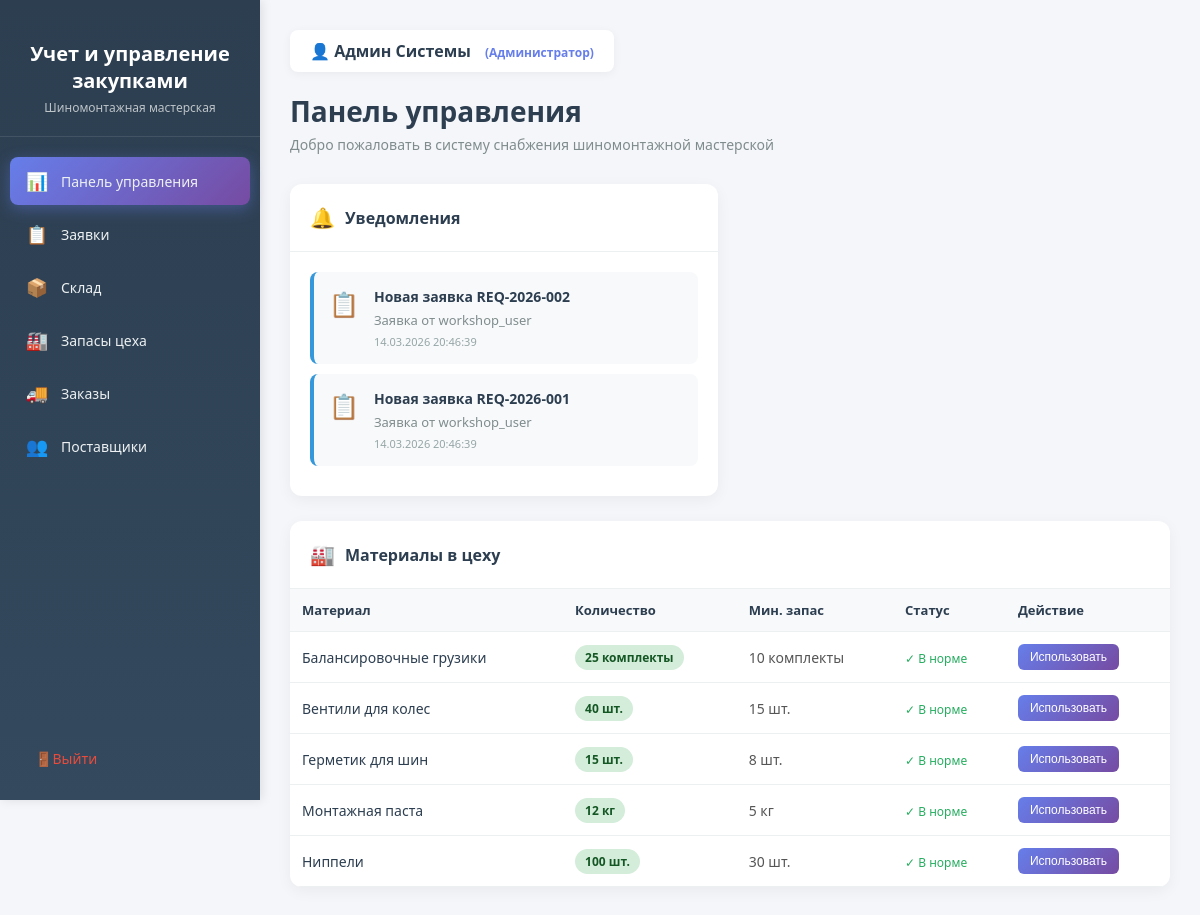
The page / (signed in) on the database its author committed.
### procurement/models.py (models this page shows, shortened)
class PurchaseRequest(models.Model):
    STATUS_CHOICES = [
        ('draft', 'Черновик'),
        ('pending', 'На согласовании'),
        ('approved', 'Согласована'),
        ('rejected', 'Отклонена'),
        ('ordered', 'Заказана'),
    ]
    ROLE_CHOICES = [
        ('workshop', 'Сотрудник цеха'),
        ('warehouse', 'Кладовщик'),
    ]
    request_number = models.CharField(max_length=20, unique=True, verbose_name="Номер заявки")
    requester = models.ForeignKey(
        User,
        on_delete=models.SET_NULL,
        null=True,
        related_name='requests',
        verbose_name="Заявитель"
    )
    requester_role = models.CharField(
        max_length=20,
        choices=ROLE_CHOICES,
        default='workshop',
        verbose_name="Роль заявителя"
    )
    status = models.CharField(
        max_length=20,
        choices=STATUS_CHOICES,
        default='draft',
        verbose_name="Статус"
    )
    items = models.ManyToManyField('Product', through='RequestItem', verbose_name="Товары")
    total_amount = models.DecimalField(
        max_digits=12,
        decimal_places=2,
        default=0,
        verbose_name="Общая сумма"
    )
    comment = models.TextField(blank=True, verbose_name="Комментарий")
    created_at = models.DateTimeField(auto_now_add=True, verbose_name="Дата создания")
    updated_at = models.DateTimeField(auto_now=True, verbose_name="Дата обновления")
    approved_by = models.ForeignKey(
        User,
        on_delete=models.SET_NULL,
        null=True,
        blank=True,
        related_name='approved_requests',
        verbose_name="Кто согласовал"
    )
    approved_at = models.DateTimeField(null=True, blank=True, verbose_name="Дата согласования")
    items_description = models.TextField(blank=True, verbose_name="Описание товаров", help_text="Описание товаров, необходимых для заявки")
    class Meta:
        verbose_name = "Заявка на закупку"
        verbose_name_plural = "Заявки на закупку"
        ordering = ['-created_at']

### core/models.py (models this page shows, shortened)
class WorkshopStock(models.Model):
    STATUS_CHOICES = [
        ('normal', 'В норме'),
        ('low', 'Низкий запас'),
    ]
    product = models.ForeignKey(
        Product,
        on_delete=models.CASCADE,
        related_name='workshop_stocks',
        verbose_name=_('Товар')
    )
    quantity = models.PositiveIntegerField(_('Количество в цеху'), default=0)
    location = models.CharField(
        _('Место хранения'),
        max_length=100,
        blank=True,
        help_text=_('Например: Стеллаж А-3, Верстак 2')
    )
    responsible_person = models.ForeignKey(
        User,
        on_delete=models.SET_NULL,
        null=True,
        blank=True,
        related_name='workshop_stocks',
        verbose_name=_('Ответственный')
    )
    min_quantity = models.PositiveIntegerField(
        _('Минимальный уровень запаса в цеху'),
        default=5,
        help_text=_('При достижении этого уровня требуется пополнение со склада')
    )
    status = models.CharField(
        _('Статус'),
        max_length=10,
        choices=STATUS_CHOICES,
        default='normal'
    )
    last_updated = models.DateTimeField(_('Дата последнего обновления'), auto_now=True)
    notes = models.TextField(_('Примечание'), blank=True)
    class Meta:
        verbose_name = _('Запас цеха')
        verbose_name_plural = _('Запасы цеха')
        ordering = ['product__name']
        unique_together = ['product', 'location']
    @property
    def is_low_stock(self):
        return self.quantity <= self.min_quantity

class Product(models.Model):
    category = models.ForeignKey(
        Category,
        on_delete=models.CASCADE,
        related_name='products',
        verbose_name=_('Категория')
    )
    name = models.CharField(_('Название материала'), max_length=200)
    sku = models.CharField(_('Артикул'), max_length=50, unique=True, blank=True)
    unit = models.CharField(_('Единица измерения'), max_length=20, default='шт.')
    quantity = models.PositiveIntegerField(_('Количество на складе'), default=0)
    min_quantity = models.PositiveIntegerField(
        _('Минимальный уровень запаса'),
        default=10,
        help_text=_('При достижении этого уровня требуется заказ')
    )
    price = models.DecimalField(_('Цена за единицу'), max_digits=10, decimal_places=2, default=0)
    supplier = models.ForeignKey(
        Supplier,
        on_delete=models.SET_NULL,
        null=True,
        blank=True,
        related_name='products',
        verbose_name=_('Основной поставщик')
    )
    created_at = models.DateTimeField(_('Дата добавления'), auto_now_add=True)
    updated_at = models.DateTimeField(_('Дата обновления'), auto_now=True)
    class Meta:
        verbose_name = _('Материал')
        verbose_name_plural = _('Материалы')
        ordering = ['name']

### core/views.py (the view, shortened to what this page needs)
# urls.py: path('', views.dashboard, name='dashboard'),
@login_required
def dashboard(request):
    notifications = []
    pending_requests = PurchaseRequest.objects.filter(
        requester__isnull=False
    ).order_by('-created_at')[:5]
    for req in pending_requests:
        notifications.append({
            'type': 'request',
            'title': f'Новая заявка {req.request_number}',
            'description': f'Заявка от {req.requester.username if req.requester else "Неизвестно"}',
            'date': req.created_at,
            'icon': '📋',
            'priority': 'normal'
        })
    low_stock_products = CoreProduct.objects.filter(quantity__lte=F('min_quantity'))
    workshop_materials = WorkshopStock.objects.all().select_related('product')[:10]
    context = {
        'notifications': notifications,
        'workshop_materials': workshop_materials,
        'user': request.user,
    }
    return render(request, 'dashboard/dashboard.html', context)

### templates/dashboard/dashboard.html (shortened to what this page needs)
<!DOCTYPE html>
<html lang="ru">
<head>
</head>
<body>
    <aside class="sidebar">
        <div class="sidebar-header">
            <h2>Учет и управление закупками</h2>
            <p>Шиномонтажная мастерская</p>
        </div>
        <ul class="sidebar-menu">
            <li>
                <a href="{% url 'dashboard' %}" class="active">
                    <span class="menu-icon">📊</span>
                    <span>Панель управления</span>
                </a>
            </li>
            <li>
                <a href="{% url 'requests' %}">
                    <span class="menu-icon">📋</span>
                    <span>Заявки</span>
                </a>
            </li>
            <li>
                <a href="{% url 'warehouse' %}">
                    <span class="menu-icon">📦</span>
                    <span>Склад</span>
                </a>
            </li>
            <li>
                <a href="{% url 'workshop_stock' %}">
                    <span class="menu-icon">🏭</span>
                    <span>Запасы цеха</span>
                </a>
            </li>
            <li>
                <a href="{% url 'orders' %}">
                    <span class="menu-icon">🚚</span>
                    <span>Заказы</span>
                </a>
            </li>
            <li>
                <a href="{% url 'suppliers' %}">
                    <span class="menu-icon">👥</span>
                    <span>Поставщики</span>
                </a>
            </li>
        </ul>
        <div class="sidebar-footer">
            <a href="{% url 'logout' %}" class="logout-btn">
                <span class="menu-icon">🚪</span>
                <span>Выйти</span>
            </a>
        </div>
    </aside>
    <main class="main-content">
        <div class="page-header">
            <div class="user-info">
                👤 <span>{{ user.get_full_name|default:user.username }}</span>
                {% if user.is_staff %}
                    <span style="color: #667eea; font-size: 12px; margin-left: 10px;">(Администратор)</span>
                {% endif %}
            </div>
            <h1>Панель управления</h1>
            <p>Добро пожаловать в систему снабжения шиномонтажной мастерской</p>
        </div>
        <div class="widgets-grid">
            <div class="widget-card">
                <div class="widget-header">
                    <h3>
                        <span class="widget-icon">🔔</span>
                        Уведомления
                    </h3>
                </div>
                <div class="widget-body">
                    {% if notifications %}
                        <ul class="notification-list">
                            {% for notification in notifications %}
                                <li class="notification-item priority-{{ notification.priority }}">
                                    <span class="notification-icon">{{ notification.icon }}</span>
                                    <div class="notification-content">
                                        <div class="notification-title">{{ notification.title }}</div>
                                        <div class="notification-description">{{ notification.description }}</div>
                                        <div class="notification-date">{{ notification.date|date:"d.m.Y H:i:s" }}</div>
                                    </div>
                                </li>
                            {% endfor %}
                        </ul>
                    {% else %}
                        <div class="empty-state">
                            <div class="empty-state-icon">✅</div>
                            <p>Нет новых уведомлений</p>
                        </div>
                    {% endif %}
                </div>
            </div>
            <div class="widget-card" style="grid-column: span 2;">
                <div class="widget-header">
                    <h3>
                        <span class="widget-icon">🏭</span>
                        Материалы в цеху
                    </h3>
                </div>
                <div class="widget-body" style="padding: 0;">
                    <table class="materials-table">
                        <thead>
                            <tr>
                                <th>Материал</th>
                                <th>Количество</th>
                                <th>Мин. запас</th>
                                <th>Статус</th>
                                <th>Действие</th>
                            </tr>
                        </thead>
                        <tbody>
                            {% for stock in workshop_materials %}
                                <tr>
                                    <td>
                                        <span class="material-name">{{ stock.product.name }}</span>
                                    </td>
                                    <td>
                                        <span class="quantity-badge {% if stock.is_low_stock %}quantity-low{% else %}quantity-good{% endif %}">
                                            {{ stock.quantity }} {{ stock.product.unit }}
                                        </span>
                                    </td>
                                    <td>
                                        {{ stock.min_quantity }} {{ stock.product.unit }}
                                    </td>
                                    <td>
                                        {% if stock.is_low_stock %}
                                            <span style="color: #e74c3c; font-size: 12px;">⚠️ Низкий</span>
                                        {% else %}
                                            <span style="color: #27ae60; font-size: 12px;">✓ В норме</span>
                                        {% endif %}
                                    </td>
                                    <td>
                                        <button class="btn-use-material"
                                                onclick="openUseModal('{{ stock.id }}', '{{ stock.product.name }}', {{ stock.quantity }}, '{{ stock.product.unit }}')">
                                            Использовать
                                        </button>
                                    </td>
                                </tr>
                            {% endfor %}
                        </tbody>
                    </table>
                </div>
            </div>
        </div>
    </main>
</body>
</html>

### templates/dashboard/dashboard.html (style rules this page uses)
* { margin: 0; padding: 0; box-sizing: border-box; }
body { font-family: 'Segoe UI', Tahoma, Geneva, Verdana, sans-serif; background: #f5f6fa; min-height: 100vh; display: flex; }
.sidebar { width: 260px; background: linear-gradient(180deg, #2c3e50 0%, #34495e 100%); min-height: 100vh; position: fixed; left: 0; top: 0; padding: 20px 0; box-shadow: 2px 0 10px rgba(0,0,0,0.1); }
.sidebar-header { padding: 20px; text-align: center; border-bottom: 1px solid rgba(255,255,255,0.1); margin-bottom: 20px; }
.sidebar-header h2 { color: white; font-size: 20px; margin-bottom: 5px; }
.sidebar-header p { color: #bdc3c7; font-size: 12px; }
.sidebar-menu { list-style: none; padding: 0 10px; }
.sidebar-menu li { margin-bottom: 5px; }
.sidebar-menu a { display: flex; align-items: center; padding: 12px 15px; color: #ecf0f1; text-decoration: none; border-radius: 8px; transition: all 0.3s ease; font-size: 14px; }
.sidebar-menu a.active { background: linear-gradient(135deg, #667eea 0%, #764ba2 100%); box-shadow: 0 4px 15px rgba(102, 126, 234, 0.4); }
.sidebar-menu .menu-icon { margin-right: 12px; font-size: 18px; width: 24px; text-align: center; }
.sidebar-footer { position: absolute; bottom: 20px; width: 100%; padding: 0 20px; }
.logout-btn { display: flex; align-items: center; padding: 12px 15px; color: #e74c3c; text-decoration: none; border-radius: 8px; transition: all 0.3s ease; font-size: 14px; }
.main-content { margin-left: 260px; flex: 1; padding: 30px; }
.page-header { margin-bottom: 30px; }
.page-header h1 { color: #2c3e50; font-size: 28px; margin-bottom: 5px; }
.page-header p { color: #7f8c8d; font-size: 14px; }
.user-info { display: inline-block; background: white; padding: 10px 20px; border-radius: 8px; box-shadow: 0 2px 10px rgba(0,0,0,0.05); margin-bottom: 20px; }
.user-info span { color: #2c3e50; font-weight: 600; }
.widgets-grid { display: grid; grid-template-columns: repeat(auto-fit, minmax(350px, 1fr)); gap: 25px; margin-bottom: 30px; }
.widget-card { background: white; border-radius: 12px; box-shadow: 0 4px 15px rgba(0,0,0,0.05); overflow: hidden; }
.widget-header { padding: 20px; border-bottom: 1px solid #ecf0f1; display: flex; align-items: center; justify-content: space-between; }
.widget-header h3 { color: #2c3e50; font-size: 16px; display: flex; align-items: center; }
.widget-header .widget-icon { margin-right: 10px; font-size: 20px; }
.widget-body { padding: 20px; }
.notification-list { list-style: none; }
.notification-item { display: flex; align-items: flex-start; padding: 15px; border-radius: 8px; margin-bottom: 10px; background: #f8f9fa; border-left: 4px solid #3498db; transition: all 0.3s ease; }
.notification-item.priority-normal { border-left-color: #3498db; }
.notification-icon { font-size: 24px; margin-right: 15px; }
.notification-content { flex: 1; }
.notification-title { font-weight: 600; color: #2c3e50; margin-bottom: 5px; font-size: 14px; }
.notification-description { color: #7f8c8d; font-size: 13px; margin-bottom: 5px; }
.notification-date { color: #95a5a6; font-size: 11px; }
.materials-table { width: 100%; border-collapse: collapse; }
.materials-table th, .materials-table td { padding: 12px; text-align: left; border-bottom: 1px solid #ecf0f1; }
.materials-table th { background: #f8f9fa; color: #2c3e50; font-weight: 600; font-size: 13px; }
.materials-table td { font-size: 14px; color: #555; }
.material-name { font-weight: 500; color: #2c3e50; }
.quantity-badge { display: inline-block; padding: 4px 10px; border-radius: 20px; font-size: 12px; font-weight: 600; }
.quantity-good { background: #d4edda; color: #155724; }
.btn-use-material { padding: 6px 12px; background: linear-gradient(135deg, #667eea 0%, #764ba2 100%); color: white; border: none; border-radius: 6px; cursor: pointer; font-size: 12px; transition: all 0.3s ease; }

### rows shown on the page
PurchaseRequest: date "14.03.2026 20:46:39"
PurchaseRequest: date "14.03.2026 20:46:39"
WorkshopStock: product.name "Балансировочные грузики", quantity "25", product.unit "комплекты", min_quantity "10", shows "✓ В норме"
WorkshopStock: product.name "Вентили для колес", quantity "40", product.unit "шт.", min_quantity "15", shows "✓ В норме"
WorkshopStock: product.name "Герметик для шин", quantity "15", product.unit "шт.", min_quantity "8", shows "✓ В норме"
WorkshopStock: product.name "Монтажная паста", quantity "12", product.unit "кг", min_quantity "5", shows "✓ В норме"
WorkshopStock: product.name "Ниппели", quantity "100", product.unit "шт.", min_quantity "30", shows "✓ В норме"

### other values the page prints
{{ user.get_full_name|default:user.username }} "Админ Системы"
{{ notification.icon }} "📋" "📋"
{{ notification.title }} "Новая заявка REQ-2026-002" "Новая заявка REQ-2026-001"
{{ notification.description }} "Заявка от workshop_user" "Заявка от workshop_user"
